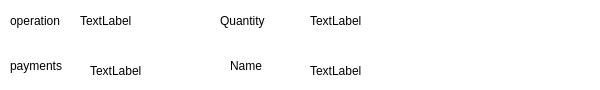
<?xml version="1.0" encoding="UTF-8"?>
<ui version="4.0">
 <class>Dialog</class>
 <widget class="QDialog" name="Dialog">
  <property name="geometry">
   <rect>
    <x>0</x>
    <y>0</y>
    <width>600</width>
    <height>90</height>
   </rect>
  </property>
  <property name="minimumSize">
   <size>
    <width>600</width>
    <height>90</height>
   </size>
  </property>
  <property name="windowTitle">
   <string>Dialog</string>
  </property>
  <property name="styleSheet">
   <string notr="true">background-color:white;</string>
  </property>
  <widget class="QWidget" name="widget" native="true">
   <property name="geometry">
    <rect>
     <x>0</x>
     <y>0</y>
     <width>600</width>
     <height>90</height>
    </rect>
   </property>
   <property name="maximumSize">
    <size>
     <width>600</width>
     <height>90</height>
    </size>
   </property>
   <property name="styleSheet">
    <string notr="true"/>
   </property>
   <widget class="QLabel" name="payments">
    <property name="geometry">
     <rect>
      <x>90</x>
      <y>60</y>
      <width>61</width>
      <height>21</height>
     </rect>
    </property>
    <property name="styleSheet">
     <string notr="true">font: 12pt &quot;Calibri&quot;;
font-weight: 400;
color: black;</string>
    </property>
    <property name="text">
     <string>TextLabel</string>
    </property>
   </widget>
   <widget class="QLabel" name="label">
    <property name="geometry">
     <rect>
      <x>10</x>
      <y>5</y>
      <width>61</width>
      <height>31</height>
     </rect>
    </property>
    <property name="styleSheet">
     <string notr="true">font: 12pt &quot;Calibri&quot;;
font-weight: 400;
color: black;</string>
    </property>
    <property name="text">
     <string>operation</string>
    </property>
   </widget>
   <widget class="QLabel" name="label_6">
    <property name="geometry">
     <rect>
      <x>230</x>
      <y>50</y>
      <width>61</width>
      <height>31</height>
     </rect>
    </property>
    <property name="styleSheet">
     <string notr="true">font: 12pt &quot;Calibri&quot;;
font-weight: 400;
color: black;</string>
    </property>
    <property name="text">
     <string>Name</string>
    </property>
   </widget>
   <widget class="QLabel" name="name">
    <property name="geometry">
     <rect>
      <x>310</x>
      <y>60</y>
      <width>61</width>
      <height>21</height>
     </rect>
    </property>
    <property name="styleSheet">
     <string notr="true">font: 12pt &quot;Calibri&quot;;
font-weight: 400;
color: black;</string>
    </property>
    <property name="text">
     <string>TextLabel</string>
    </property>
   </widget>
   <widget class="QLabel" name="label_2">
    <property name="geometry">
     <rect>
      <x>10</x>
      <y>50</y>
      <width>65</width>
      <height>31</height>
     </rect>
    </property>
    <property name="styleSheet">
     <string notr="true">font: 12pt &quot;Calibri&quot;;
font-weight: 400;
color: black;</string>
    </property>
    <property name="text">
     <string>payments</string>
    </property>
   </widget>
   <widget class="QLabel" name="operation">
    <property name="geometry">
     <rect>
      <x>80</x>
      <y>10</y>
      <width>61</width>
      <height>21</height>
     </rect>
    </property>
    <property name="styleSheet">
     <string notr="true">font: 12pt &quot;Calibri&quot;;
font-weight: 400;
color: black;</string>
    </property>
    <property name="text">
     <string>TextLabel</string>
    </property>
   </widget>
   <widget class="QLabel" name="label_5">
    <property name="geometry">
     <rect>
      <x>220</x>
      <y>10</y>
      <width>61</width>
      <height>21</height>
     </rect>
    </property>
    <property name="styleSheet">
     <string notr="true">font: 12pt &quot;Calibri&quot;;
font-weight: 400;
color: black;</string>
    </property>
    <property name="text">
     <string>Quantity</string>
    </property>
   </widget>
   <widget class="QLabel" name="quantity">
    <property name="geometry">
     <rect>
      <x>310</x>
      <y>10</y>
      <width>51</width>
      <height>21</height>
     </rect>
    </property>
    <property name="styleSheet">
     <string notr="true">font: 12pt &quot;Calibri&quot;;
font-weight: 400;
color: black;</string>
    </property>
    <property name="text">
     <string>TextLabel</string>
    </property>
   </widget>
  </widget>
 </widget>
 <resources/>
 <connections/>
</ui>
